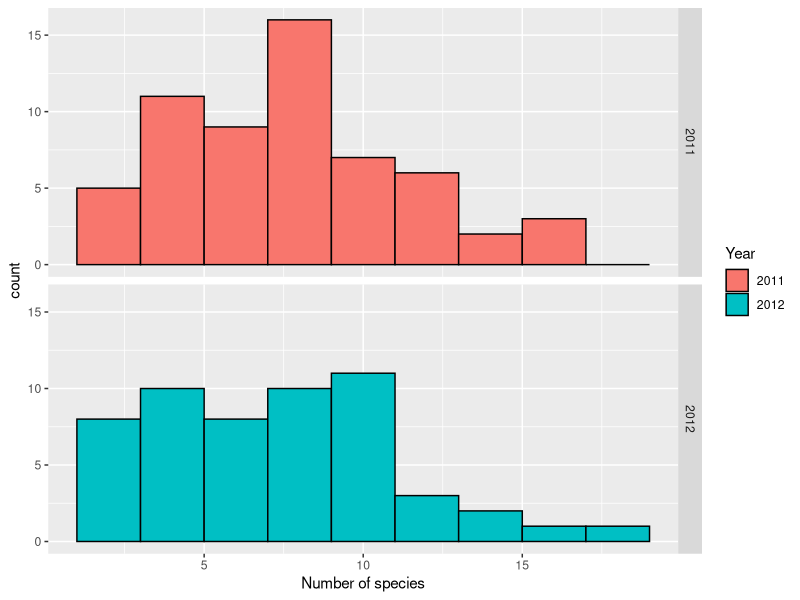
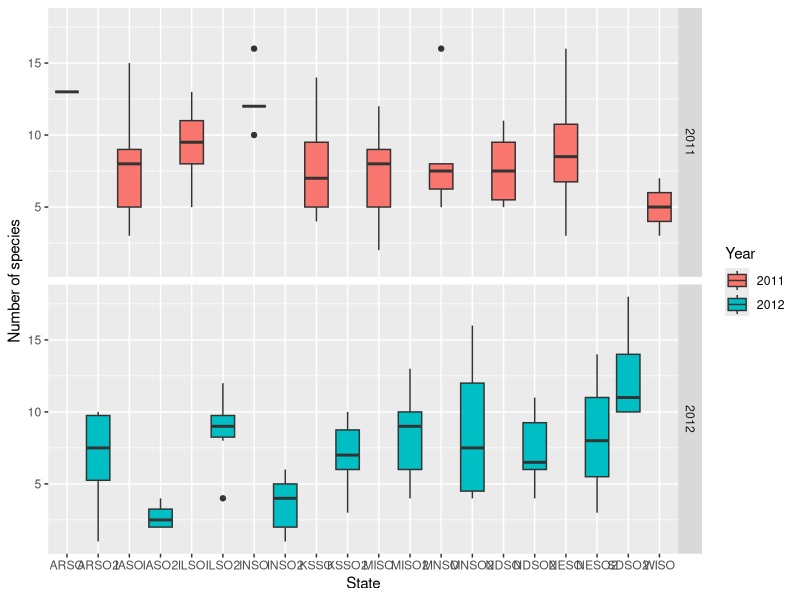

Source code (R) for these figures, in order:
## ---- chunk 1
setwd("~/Dropbox/Stats_Ecology-Evolution/Homeworks/Final_project/Final_Project_QMEE/")
library(ggplot2)
oomy_data <- read.csv("data_qmee.csv", header = T)
head(oomy_data)
## ---- chunk 2
summary(oomy_data)
length(oomy_data$State)
## ---- chunk 3
oomy_data$Year <- factor(oomy_data$Year)
data.class(oomy_data$Year)
## ---- chunk 4
ggplot(data=oomy_data, aes(x=Number_of_Species)) +
  geom_histogram(aes(fill=Year), binwidth=2, colour="black") + labs(x="Number of species") + facet_grid(Year ~ .)
## ---- chunk 5
ggplot(data = oomy_data, aes(y = Number_of_Species, x = State)) +
  geom_boxplot(aes(fill=Year)) + labs(y = "Number of species") + facet_grid(Year ~ .)
